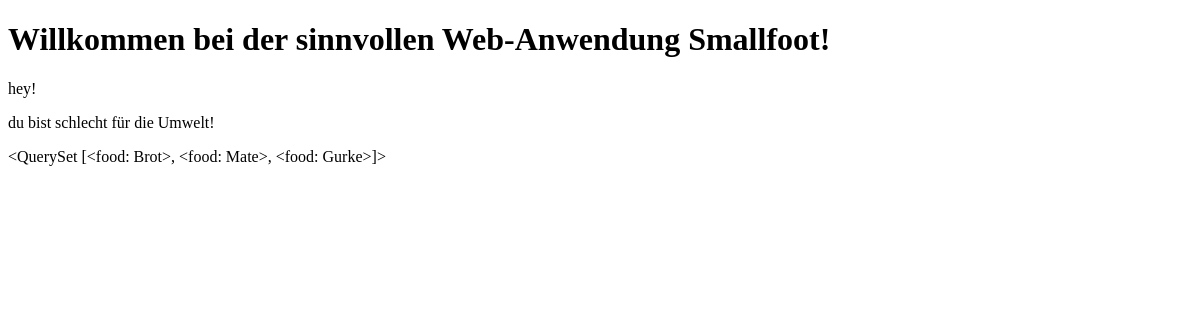
The app's page /, older data.
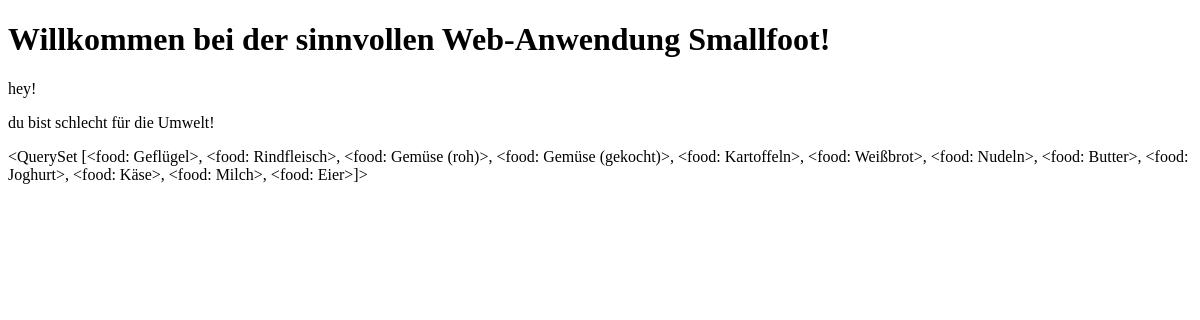
The same page, newer data.
### food/models.py (models this page shows, shortened)
class food(models.Model):
    name = models.CharField(max_length=200)
    CO2 = models.DecimalField(decimal_places=5, max_digits=12)
    def __str__(self):
        return self.name

### food/views.py (the view)
# urls.py: path('', views.food_list, name='food_list'),
def food_list(request):
    carbon_val= food.objects.all()
    return render(request, 'food/food_list.html', {'co2': carbon_val})

### food/templates/food/food_list.html (shortened to what this page needs)
<!DOCTYPE html>
<html lang="de">
<head>
</head>
<body>
<h1>Willkommen bei der sinnvollen Web-Anwendung Smallfoot!</h1>
<p>hey!</p>
<p>du bist schlecht für die Umwelt!</p>
<div>
    {{  co2  }}
</div>
</body>
</html>

Row changes from the older to the newer data that the page shows:
removed food: name.name "<QuerySet [<food: Brot>, <food: Mate>, <food: Gurke>]>"
added food: name.name "<QuerySet [<food: Geflügel>, <food: Rindfleisch>, <food: Gemüse (roh)>, <food: Gemüse (gekocht)>, <food: Kartoffeln>, <food: Weißbrot>, <food: Nudeln>, <food: Butter>, <food: Joghurt>, <food: Käse>, <food: Milch>, <food: Eier>]>"
